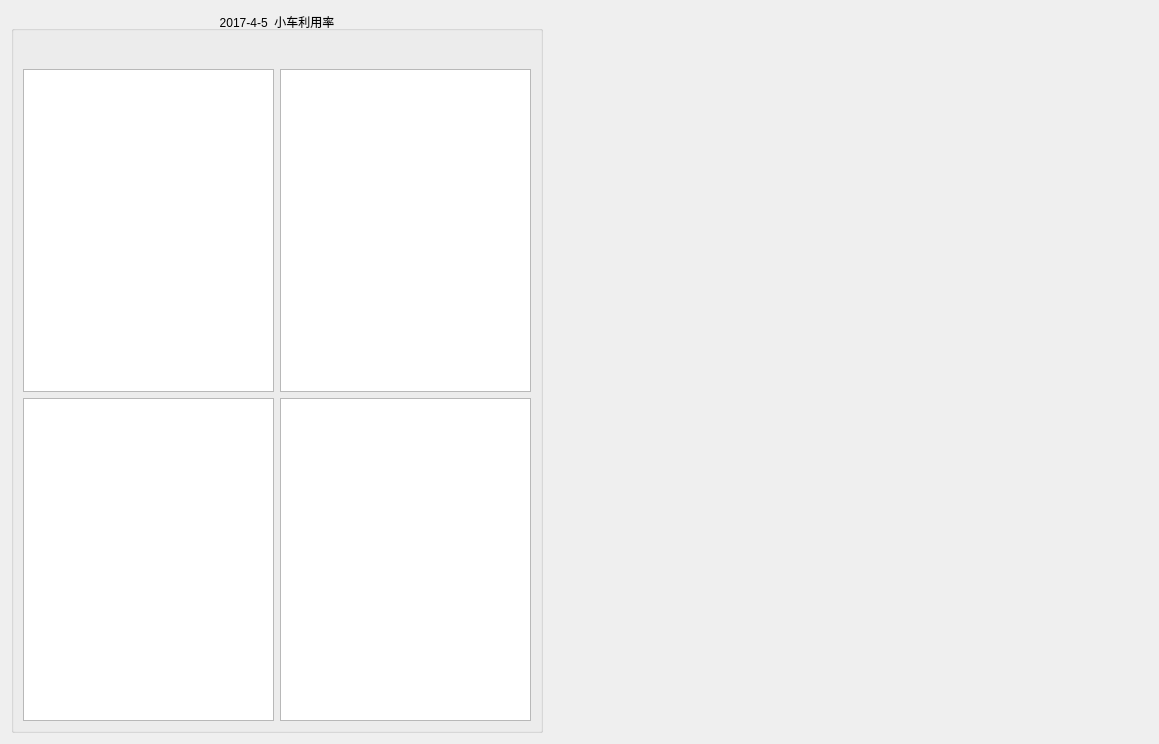
<?xml version="1.0" encoding="UTF-8"?>
<ui version="4.0">
 <class>StatisticShowPage</class>
 <widget class="QWidget" name="StatisticShowPage">
  <property name="geometry">
   <rect>
    <x>0</x>
    <y>0</y>
    <width>1159</width>
    <height>744</height>
   </rect>
  </property>
  <property name="windowTitle">
   <string>Form</string>
  </property>
  <layout class="QGridLayout" name="gridLayout_2" columnstretch="8,1,8">
   <item row="0" column="0">
    <widget class="QGroupBox" name="groupBox">
     <property name="title">
      <string>2017-4-5  小车利用率</string>
     </property>
     <property name="alignment">
      <set>Qt::AlignCenter</set>
     </property>
     <layout class="QGridLayout" name="gridLayout" rowstretch="1,11,11">
      <item row="1" column="0">
       <widget class="QtCharts::QChartView" name="graphicsView"/>
      </item>
      <item row="1" column="1">
       <widget class="QtCharts::QChartView" name="graphicsView_2"/>
      </item>
      <item row="2" column="0">
       <widget class="QtCharts::QChartView" name="graphicsView_3"/>
      </item>
      <item row="2" column="1">
       <widget class="QtCharts::QChartView" name="graphicsView_4"/>
      </item>
      <item row="0" column="0">
       <spacer name="horizontalSpacer">
        <property name="orientation">
         <enum>Qt::Horizontal</enum>
        </property>
        <property name="sizeHint" stdset="0">
         <size>
          <width>40</width>
          <height>20</height>
         </size>
        </property>
       </spacer>
      </item>
     </layout>
    </widget>
   </item>
   <item row="0" column="1">
    <spacer name="horizontalSpacer_2">
     <property name="orientation">
      <enum>Qt::Horizontal</enum>
     </property>
     <property name="sizeHint" stdset="0">
      <size>
       <width>64</width>
       <height>20</height>
      </size>
     </property>
    </spacer>
   </item>
   <item row="0" column="2">
    <widget class="QCustomPlot" name="widget" native="true"/>
   </item>
  </layout>
 </widget>
 <customwidgets>
  <customwidget>
   <class>QCustomPlot</class>
   <extends>QWidget</extends>
   <header>qcustomplot.h</header>
   <container>1</container>
  </customwidget>
  <customwidget>
   <class>QtCharts::QChartView</class>
   <extends>QGraphicsView</extends>
   <header location="global">qchartview.h</header>
  </customwidget>
 </customwidgets>
 <resources/>
 <connections/>
</ui>
